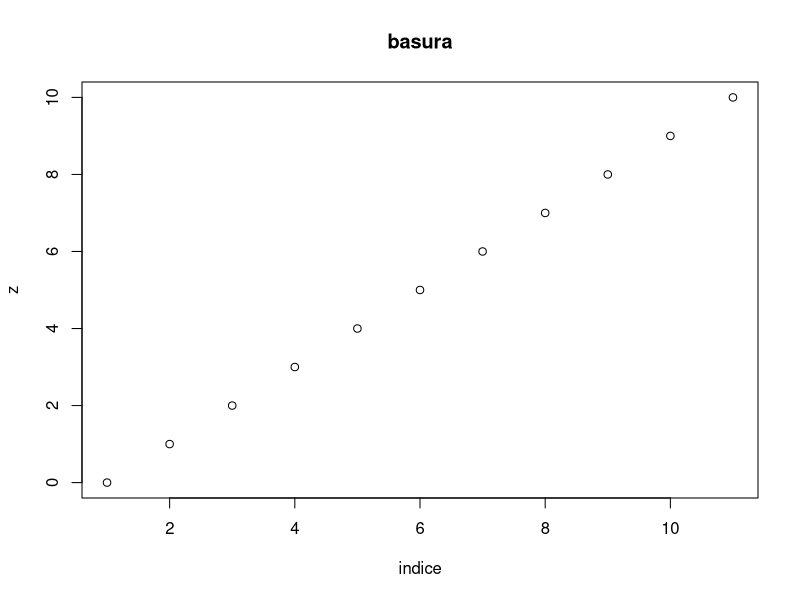
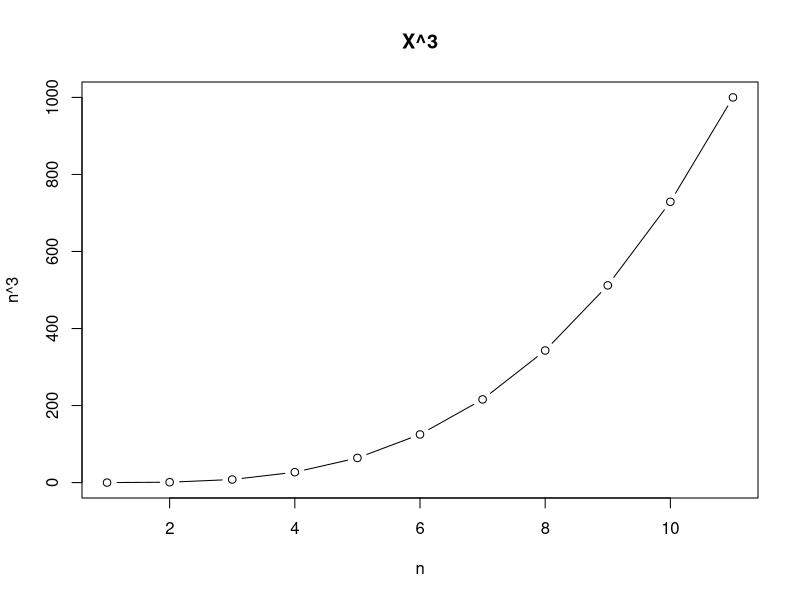
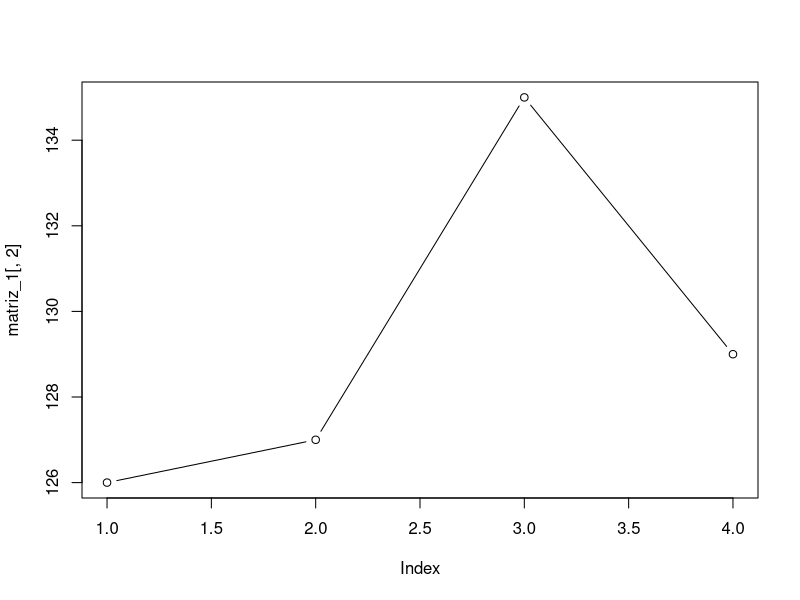

Generate these figures, in order, with R:
(vector_1 = matrix(122:137))

(matriz_1 = matrix(122:137, nrow= 4, ncol=4))

(matriz_2 = matrix(122:137, nrow= 4, ncol=4, byrow=TRUE))

(matriz_3 = matrix(vector_1, nrow=4, ncol=4))

(z = 0:10)

(vector_2 = matrix(z**3 ))

plot(z, main='basura', xlab='indice', ylab='z')

plot(vector_2, type='b', main='X^3', xlab='n', ylab='n^3')

matriz_1
matriz_1[3,2] = 135; (matriz_1)


plot(matriz_1[,2], type='b'); (matriz_1[,2])